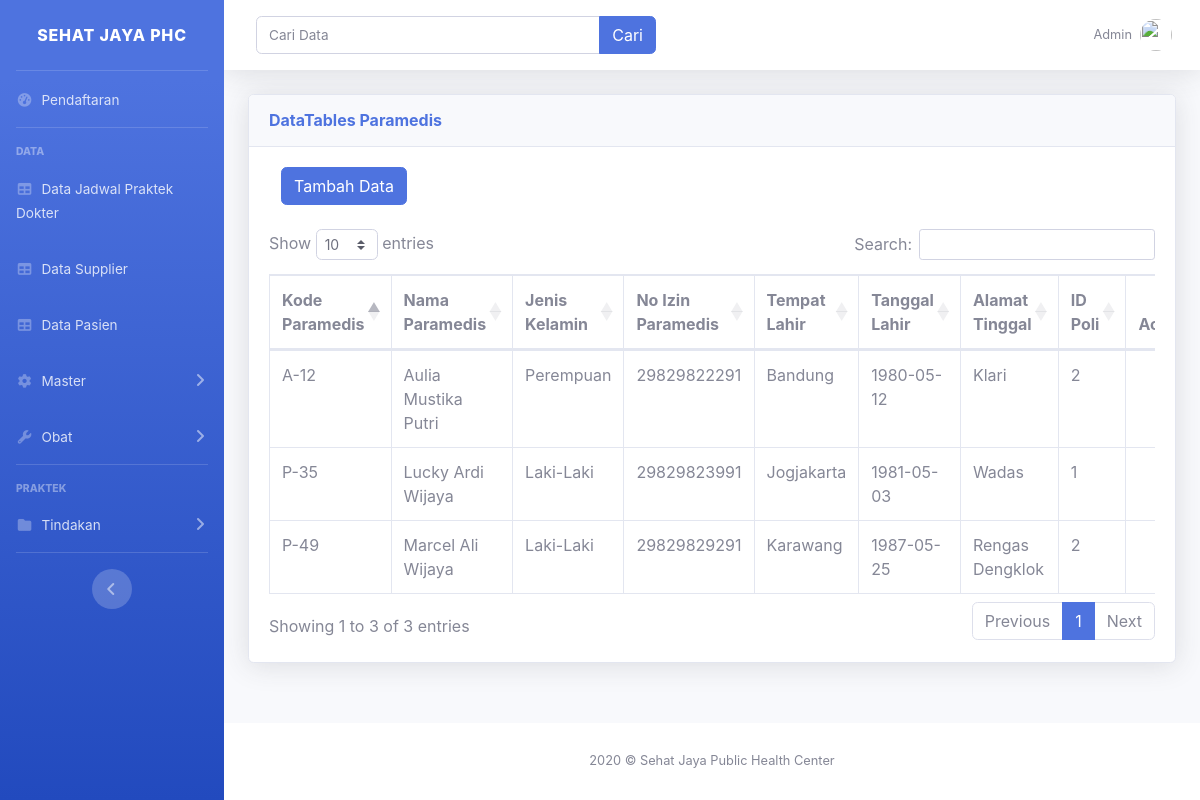
The page /index.php/paramedis on the database its author committed.
### tables this page shows
CREATE TABLE `tbl_paramedis` (
  `kode_paramedis` varchar(4) NOT NULL,
  `nama_paramedis` varchar(30) NOT NULL,
  `jenis_kelamin` varchar(15) NOT NULL,
  `no_izin_paramedis` varchar(20) NOT NULL,
  `tempat_lahir` varchar(30) NOT NULL,
  `tanggal_lahir` date NOT NULL,
  `alamat_tinggal` text NOT NULL,
  `id_poli` int(2) NOT NULL
);

### application/controllers/paramedis.php (called while the page is built, shortened)
<?php
class paramedis extends CI_Controller {
    public function __construct(){
        $this->load->model('paramedis_model');
        $this->load->library('form_validation');
    }
    public function index(){
        $data['title']='List paramedis';
        $data['tbl_paramedis']=$this->paramedis_model->getAllparamedis();
        $this->load->view('template/header', $data);
        $this->load->view('paramedis/index');
        $this->load->view('template/footer');
    }
}
?>

### index.php (called while the page is built, shortened)
<?php
require_once BASEPATH.'core/CodeIgniter.php';

### application/models/paramedis_model.php (called while the page is built, shortened)
<?php
class paramedis_model extends CI_Model{
    public function getAllparamedis(){
        return $this->db->get('tbl_paramedis')->result_array();
    }
}
?>

### application/views/paramedis/index.php (the view, shortened to what this page needs)
    <div class="card shadow mb-4">
      <div class="card-header py-3">
        <h6 class="m-0 font-weight-bold text-primary">DataTables Paramedis</h6>
      </div>
      <div class="card-body">
        <div class="table-responsive">
            <div class="col-md-6">
              <a href="<?= base_url();?>paramedis/tambah" class="btn btn-primary">Tambah Data</a>
            </div>&nbsp
          <table class="table table-bordered" id="dataTable" width="100%" cellspacing="0">
            <thead>
              <tr>
                <th>Kode Paramedis</th>
                <th>Nama Paramedis</th>
                <th>Jenis Kelamin</th>
                <th>No Izin Paramedis</th>
                <th>Tempat Lahir</th>
                <th>Tanggal Lahir</th>
                <th>Alamat Tinggal</th>
                <th>ID Poli</th>
                <th>Action</th>
              </tr>
            </thead>
            <tbody>
              <?php foreach($tbl_paramedis as $pmd):?>
              <tr>
                  <td><?= $pmd['kode_paramedis']?></td>
                  <td><?= $pmd['nama_paramedis']?></td>
                  <td><?= $pmd['jenis_kelamin']?></td>
                  <td><?= $pmd['no_izin_paramedis']?></td>
                  <td><?= $pmd['tempat_lahir']?></td>
                  <td><?= $pmd['tanggal_lahir']?></td>
                  <td><?= $pmd['alamat_tinggal']?></td>
                  <td><?= $pmd['id_poli']?></td>
                  <td>
                  </td>
              </tr>
              <?php endforeach?>
            </tbody>
          </table>
        </div>
      </div>
    </div>
  </div>
</div>

### rows shown on the page
tbl_paramedis: kode_paramedis "A-12", nama_paramedis "Aulia Mustika Putri", jenis_kelamin "Perempuan", no_izin_paramedis "29829822291", tempat_lahir "Bandung", tanggal_lahir "1980-05-12", alamat_tinggal "Klari", id_poli "2"
tbl_paramedis: kode_paramedis "P-35", nama_paramedis "Lucky Ardi Wijaya", jenis_kelamin "Laki-Laki", no_izin_paramedis "29829823991", tempat_lahir "Jogjakarta", tanggal_lahir "1981-05-03", alamat_tinggal "Wadas", id_poli "1"
tbl_paramedis: kode_paramedis "P-49", nama_paramedis "Marcel Ali Wijaya", jenis_kelamin "Laki-Laki", no_izin_paramedis "29829829291", tempat_lahir "Karawang", tanggal_lahir "1987-05-25", alamat_tinggal "Rengas Dengklok", id_poli "2"
